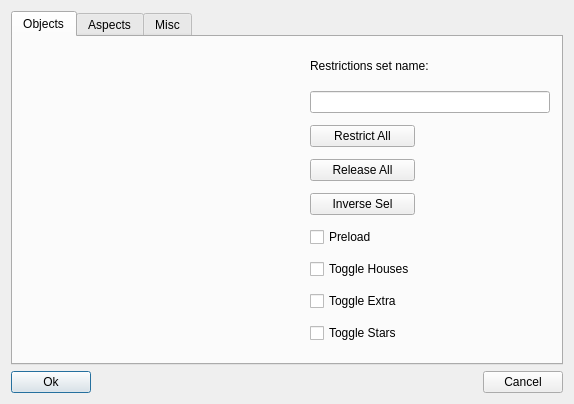
<?xml version="1.0" encoding="UTF-8"?>
<ui version="4.0">
 <author>Christophe Gros</author>
 <class>EditObjRestr</class>
 <widget class="QDialog" name="EditObjRestr">
  <property name="geometry">
   <rect>
    <x>0</x>
    <y>0</y>
    <width>574</width>
    <height>404</height>
   </rect>
  </property>
  <property name="windowTitle">
   <string>Restrictions dialog box</string>
  </property>
  <layout class="QGridLayout">
   <item row="1" column="2">
    <widget class="QPushButton" name="Cancel">
     <property name="text">
      <string>Cancel</string>
     </property>
    </widget>
   </item>
   <item row="1" column="1">
    <spacer>
     <property name="orientation">
      <enum>Qt::Horizontal</enum>
     </property>
     <property name="sizeType">
      <enum>QSizePolicy::Expanding</enum>
     </property>
     <property name="sizeHint" stdset="0">
      <size>
       <width>312</width>
       <height>20</height>
      </size>
     </property>
    </spacer>
   </item>
   <item row="1" column="0">
    <widget class="QPushButton" name="Ok">
     <property name="text">
      <string>Ok</string>
     </property>
     <property name="default">
      <bool>true</bool>
     </property>
    </widget>
   </item>
   <item row="0" column="0" colspan="3">
    <widget class="QTabWidget" name="TabWidget">
     <property name="currentIndex">
      <number>0</number>
     </property>
     <widget class="QWidget" name="Objects">
      <attribute name="title">
       <string>Objects</string>
      </attribute>
      <layout class="QGridLayout" name="gridLayout_2">
       <item row="0" column="0">
        <widget class="AstroHeader" name="Header" native="true">
         <property name="minimumSize">
          <size>
           <width>0</width>
           <height>25</height>
          </size>
         </property>
        </widget>
       </item>
       <item row="0" column="1" colspan="2">
        <widget class="QLabel" name="TextLabel1">
         <property name="sizePolicy">
          <sizepolicy hsizetype="Minimum" vsizetype="Fixed">
           <horstretch>0</horstretch>
           <verstretch>0</verstretch>
          </sizepolicy>
         </property>
         <property name="text">
          <string>Restrictions set name:</string>
         </property>
         <property name="wordWrap">
          <bool>false</bool>
         </property>
        </widget>
       </item>
       <item row="1" column="0" rowspan="8">
        <widget class="ObjRestList" name="Orl" native="true">
         <property name="enabled">
          <bool>true</bool>
         </property>
         <property name="sizePolicy">
          <sizepolicy hsizetype="Preferred" vsizetype="Preferred">
           <horstretch>0</horstretch>
           <verstretch>0</verstretch>
          </sizepolicy>
         </property>
         <property name="minimumSize">
          <size>
           <width>280</width>
           <height>100</height>
          </size>
         </property>
        </widget>
       </item>
       <item row="1" column="1" colspan="2">
        <widget class="QLineEdit" name="RSName">
         <property name="maxLength">
          <number>32</number>
         </property>
        </widget>
       </item>
       <item row="2" column="1">
        <widget class="QPushButton" name="RestrictAll">
         <property name="sizePolicy">
          <sizepolicy hsizetype="Minimum" vsizetype="Fixed">
           <horstretch>0</horstretch>
           <verstretch>0</verstretch>
          </sizepolicy>
         </property>
         <property name="text">
          <string>Restrict All</string>
         </property>
         <property name="autoDefault">
          <bool>false</bool>
         </property>
        </widget>
       </item>
       <item row="2" column="2">
        <spacer name="horizontalSpacer">
         <property name="orientation">
          <enum>Qt::Horizontal</enum>
         </property>
         <property name="sizeHint" stdset="0">
          <size>
           <width>147</width>
           <height>20</height>
          </size>
         </property>
        </spacer>
       </item>
       <item row="3" column="1">
        <widget class="QPushButton" name="ReleaseAll">
         <property name="text">
          <string>Release All</string>
         </property>
         <property name="autoDefault">
          <bool>false</bool>
         </property>
        </widget>
       </item>
       <item row="4" column="1">
        <widget class="QPushButton" name="InverseSel">
         <property name="text">
          <string>Inverse Sel</string>
         </property>
         <property name="autoDefault">
          <bool>false</bool>
         </property>
        </widget>
       </item>
       <item row="5" column="1">
        <widget class="QCheckBox" name="Preload">
         <property name="text">
          <string>Preload</string>
         </property>
        </widget>
       </item>
       <item row="6" column="1">
        <widget class="QCheckBox" name="ToggleHouses">
         <property name="text">
          <string>Toggle Houses</string>
         </property>
        </widget>
       </item>
       <item row="7" column="1">
        <widget class="QCheckBox" name="ToggleExtra">
         <property name="text">
          <string>Toggle Extra</string>
         </property>
        </widget>
       </item>
       <item row="8" column="1">
        <widget class="QCheckBox" name="ToggleStars">
         <property name="text">
          <string>Toggle Stars</string>
         </property>
        </widget>
       </item>
      </layout>
     </widget>
     <widget class="QWidget" name="Aspects">
      <attribute name="title">
       <string>Aspects</string>
      </attribute>
      <layout class="QGridLayout">
       <item row="0" column="0">
        <widget class="AstroHeader" name="AspHeader" native="true">
         <property name="sizePolicy">
          <sizepolicy hsizetype="Preferred" vsizetype="Fixed">
           <horstretch>0</horstretch>
           <verstretch>0</verstretch>
          </sizepolicy>
         </property>
         <property name="minimumSize">
          <size>
           <width>0</width>
           <height>26</height>
          </size>
         </property>
        </widget>
       </item>
       <item row="0" column="1">
        <widget class="QPushButton" name="RestrictAllAsp">
         <property name="sizePolicy">
          <sizepolicy hsizetype="Minimum" vsizetype="Fixed">
           <horstretch>0</horstretch>
           <verstretch>0</verstretch>
          </sizepolicy>
         </property>
         <property name="text">
          <string>Restrict All</string>
         </property>
        </widget>
       </item>
       <item row="1" column="0" rowspan="4">
        <widget class="AspRestList" name="Arl" native="true">
         <property name="sizePolicy">
          <sizepolicy hsizetype="Preferred" vsizetype="Preferred">
           <horstretch>0</horstretch>
           <verstretch>0</verstretch>
          </sizepolicy>
         </property>
         <property name="minimumSize">
          <size>
           <width>330</width>
           <height>100</height>
          </size>
         </property>
        </widget>
       </item>
       <item row="1" column="1">
        <widget class="QPushButton" name="ReleaseAllAsp">
         <property name="text">
          <string>Release All</string>
         </property>
        </widget>
       </item>
       <item row="2" column="1">
        <widget class="QPushButton" name="InverseSelAsp">
         <property name="text">
          <string>Inverse Sel</string>
         </property>
        </widget>
       </item>
       <item row="3" column="1">
        <widget class="QCheckBox" name="ToggleMinor">
         <property name="text">
          <string>Toggle Minor</string>
         </property>
        </widget>
       </item>
       <item row="4" column="1">
        <spacer>
         <property name="orientation">
          <enum>Qt::Vertical</enum>
         </property>
         <property name="sizeHint" stdset="0">
          <size>
           <width>20</width>
           <height>40</height>
          </size>
         </property>
        </spacer>
       </item>
      </layout>
     </widget>
     <widget class="QWidget" name="Misc">
      <attribute name="title">
       <string>Misc</string>
      </attribute>
      <layout class="QGridLayout" name="gridLayout">
       <item row="0" column="0" colspan="2">
        <widget class="QComboBox" name="HousesCombo">
         <property name="sizePolicy">
          <sizepolicy hsizetype="Expanding" vsizetype="Fixed">
           <horstretch>0</horstretch>
           <verstretch>0</verstretch>
          </sizepolicy>
         </property>
         <property name="toolTip">
          <string>Choose your Houses System</string>
         </property>
        </widget>
       </item>
       <item row="0" column="2">
        <spacer>
         <property name="orientation">
          <enum>Qt::Horizontal</enum>
         </property>
         <property name="sizeType">
          <enum>QSizePolicy::Expanding</enum>
         </property>
         <property name="sizeHint" stdset="0">
          <size>
           <width>120</width>
           <height>20</height>
          </size>
         </property>
        </spacer>
       </item>
       <item row="0" column="3" colspan="2">
        <widget class="QDoubleSpinBox" name="ProgFact">
         <property name="decimals">
          <number>5</number>
         </property>
         <property name="maximum">
          <double>1000.000000000000000</double>
         </property>
         <property name="value">
          <double>365.242200000000025</double>
         </property>
        </widget>
       </item>
       <item row="0" column="5" colspan="2">
        <widget class="QLabel" name="label">
         <property name="text">
          <string>Progression Factor</string>
         </property>
        </widget>
       </item>
       <item row="1" column="0" colspan="2">
        <widget class="QComboBox" name="SiderealCombo">
         <property name="sizePolicy">
          <sizepolicy hsizetype="Expanding" vsizetype="Fixed">
           <horstretch>0</horstretch>
           <verstretch>0</verstretch>
          </sizepolicy>
         </property>
         <property name="toolTip">
          <string>Choose Tropical or Sidereal Zodiac</string>
         </property>
        </widget>
       </item>
       <item row="1" column="2">
        <spacer>
         <property name="orientation">
          <enum>Qt::Horizontal</enum>
         </property>
         <property name="sizeType">
          <enum>QSizePolicy::Expanding</enum>
         </property>
         <property name="sizeHint" stdset="0">
          <size>
           <width>90</width>
           <height>20</height>
          </size>
         </property>
        </spacer>
       </item>
       <item row="1" column="3" colspan="2">
        <widget class="QSpinBox" name="Threshold">
         <property name="maximum">
          <number>10</number>
         </property>
        </widget>
       </item>
       <item row="1" column="5" colspan="2">
        <widget class="QLabel" name="label_2">
         <property name="text">
          <string>House Threshold</string>
         </property>
        </widget>
       </item>
       <item row="2" column="0">
        <widget class="QDoubleSpinBox" name="MPOrbSub">
         <property name="decimals">
          <number>1</number>
         </property>
         <property name="minimum">
          <double>-20.000000000000000</double>
         </property>
         <property name="maximum">
          <double>0.000000000000000</double>
         </property>
        </widget>
       </item>
       <item row="2" column="1" colspan="4">
        <widget class="QLabel" name="textLabel1_2">
         <property name="sizePolicy">
          <sizepolicy hsizetype="Preferred" vsizetype="Preferred">
           <horstretch>0</horstretch>
           <verstretch>0</verstretch>
          </sizepolicy>
         </property>
         <property name="text">
          <string>Orb reduction for aspects to MidPoints/Planets</string>
         </property>
         <property name="wordWrap">
          <bool>false</bool>
         </property>
        </widget>
       </item>
       <item row="2" column="6">
        <spacer>
         <property name="orientation">
          <enum>Qt::Horizontal</enum>
         </property>
         <property name="sizeType">
          <enum>QSizePolicy::Expanding</enum>
         </property>
         <property name="sizeHint" stdset="0">
          <size>
           <width>73</width>
           <height>21</height>
          </size>
         </property>
        </spacer>
       </item>
       <item row="3" column="0" rowspan="5" colspan="4">
        <widget class="QGroupBox" name="Score1">
         <property name="title">
          <string>Scores</string>
         </property>
         <layout class="QGridLayout">
          <property name="topMargin">
           <number>0</number>
          </property>
          <property name="bottomMargin">
           <number>0</number>
          </property>
          <item row="0" column="0">
           <widget class="QLabel" name="textLabel1">
            <property name="text">
             <string>Types:</string>
            </property>
            <property name="wordWrap">
             <bool>false</bool>
            </property>
           </widget>
          </item>
          <item row="0" column="1" rowspan="2" colspan="2">
           <widget class="QListWidget" name="Scores">
            <item>
             <property name="text">
              <string>Conj. to Asc/MC</string>
             </property>
            </item>
            <item>
             <property name="text">
              <string>Conj. to Dsc/FC</string>
             </property>
            </item>
            <item>
             <property name="text">
              <string>Master of Asc/MC</string>
             </property>
            </item>
            <item>
             <property name="text">
              <string>Mastery of</string>
             </property>
            </item>
            <item>
             <property name="text">
              <string>Conj. to Masters</string>
             </property>
            </item>
            <item>
             <property name="text">
              <string>per Mastery</string>
             </property>
            </item>
            <item>
             <property name="text">
              <string>per Aspect</string>
             </property>
            </item>
            <item>
             <property name="text">
              <string>Exaltation</string>
             </property>
            </item>
            <item>
             <property name="text">
              <string>Decan/Term</string>
             </property>
            </item>
           </widget>
          </item>
          <item row="1" column="0">
           <spacer>
            <property name="orientation">
             <enum>Qt::Vertical</enum>
            </property>
            <property name="sizeType">
             <enum>QSizePolicy::Expanding</enum>
            </property>
            <property name="sizeHint" stdset="0">
             <size>
              <width>37</width>
              <height>101</height>
             </size>
            </property>
           </spacer>
          </item>
          <item row="2" column="0">
           <widget class="QLabel" name="textLabel2">
            <property name="text">
             <string>Value:</string>
            </property>
            <property name="wordWrap">
             <bool>false</bool>
            </property>
           </widget>
          </item>
          <item row="2" column="1">
           <spacer>
            <property name="orientation">
             <enum>Qt::Horizontal</enum>
            </property>
            <property name="sizeHint" stdset="0">
             <size>
              <width>211</width>
              <height>23</height>
             </size>
            </property>
           </spacer>
          </item>
          <item row="2" column="2">
           <widget class="QSpinBox" name="Values">
            <property name="maximum">
             <number>10</number>
            </property>
           </widget>
          </item>
         </layout>
        </widget>
       </item>
       <item row="3" column="4" colspan="2">
        <widget class="QCheckBox" name="TrueNodeCheck">
         <property name="toolTip">
          <string>True or Mean lunar Nodes</string>
         </property>
         <property name="text">
          <string>True Node</string>
         </property>
        </widget>
       </item>
       <item row="4" column="4" colspan="3">
        <widget class="QCheckBox" name="Heliocentric">
         <property name="text">
          <string>Heliocentric</string>
         </property>
        </widget>
       </item>
       <item row="5" column="4" colspan="2">
        <widget class="QCheckBox" name="Equatorial">
         <property name="text">
          <string>Equatorial</string>
         </property>
        </widget>
       </item>
       <item row="6" column="4" colspan="3">
        <widget class="QCheckBox" name="Dnpf">
         <property name="text">
          <string>Day/Night Part of Fortune</string>
         </property>
        </widget>
       </item>
       <item row="7" column="4" colspan="3">
        <widget class="QCheckBox" name="Southern">
         <property name="text">
          <string>Southern Ecliptic</string>
         </property>
        </widget>
       </item>
      </layout>
     </widget>
    </widget>
   </item>
  </layout>
 </widget>
 <layoutdefault spacing="6" margin="11"/>
 <customwidgets>
  <customwidget>
   <class>ObjRestList</class>
   <extends>QWidget</extends>
   <header>objrestr.h</header>
  </customwidget>
  <customwidget>
   <class>AspRestList</class>
   <extends>QWidget</extends>
   <header>asprestr.h</header>
  </customwidget>
  <customwidget>
   <class>AstroHeader</class>
   <extends>QWidget</extends>
   <header>astroheader.h</header>
  </customwidget>
 </customwidgets>
 <tabstops>
  <tabstop>TabWidget</tabstop>
  <tabstop>RSName</tabstop>
  <tabstop>RestrictAll</tabstop>
  <tabstop>ReleaseAll</tabstop>
  <tabstop>InverseSel</tabstop>
  <tabstop>Preload</tabstop>
  <tabstop>ToggleHouses</tabstop>
  <tabstop>ToggleExtra</tabstop>
  <tabstop>ToggleStars</tabstop>
  <tabstop>RestrictAllAsp</tabstop>
  <tabstop>ReleaseAllAsp</tabstop>
  <tabstop>InverseSelAsp</tabstop>
  <tabstop>ToggleMinor</tabstop>
  <tabstop>HousesCombo</tabstop>
  <tabstop>TrueNodeCheck</tabstop>
  <tabstop>SiderealCombo</tabstop>
  <tabstop>Heliocentric</tabstop>
  <tabstop>Equatorial</tabstop>
  <tabstop>Values</tabstop>
  <tabstop>Ok</tabstop>
  <tabstop>Cancel</tabstop>
 </tabstops>
 <includes>
  <include location="local">objrestr.h</include>
  <include location="local">asprestr.h</include>
  <include location="local">astroheader.h</include>
 </includes>
 <resources/>
 <connections/>
</ui>
